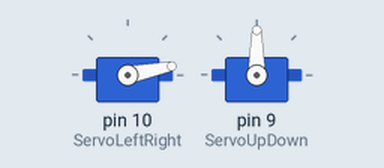
This sketch was run on a simulated Arduino Uno, built with avr-gcc and run on an emulated ATmega328P. Parts: 2 × servo.

Above: at 0.05 s.
At 2.05 s:
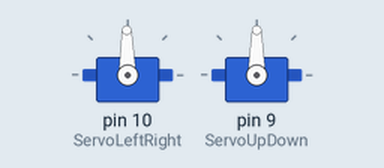
At 4.1 s:
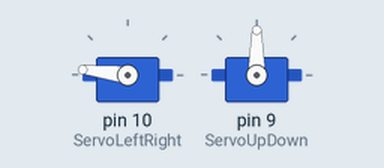
At 8.2 s:
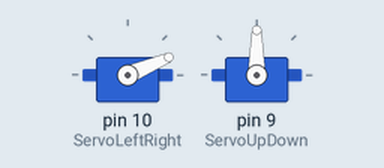
Timing chart, 0 to 11.1 s (numbered marks = the images above):
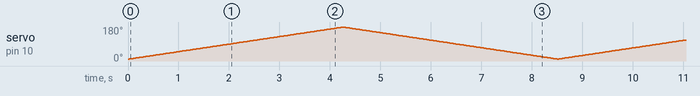

The sketch:

Inmoov_eyes_code.ino
```cpp
#include <Servo.h>

Servo ServoLeftRight ;
Servo ServoUpDown ;

int leftRight;

void setup() {
 ServoLeftRight.attach(10); // Sağ sol servosu 9.pin
 ServoUpDown.attach(9); // yukarı aşağı servosu 10.pin

}

void loop() {

  for(leftRight = 10; leftRight < 180; leftRight++){
    ServoLeftRight.write(leftRight);
    delay(25);

  }
  for(int i = 179; i> 10;i--){
    ServoLeftRight.write(i);
    delay(25);

  }

}
```
